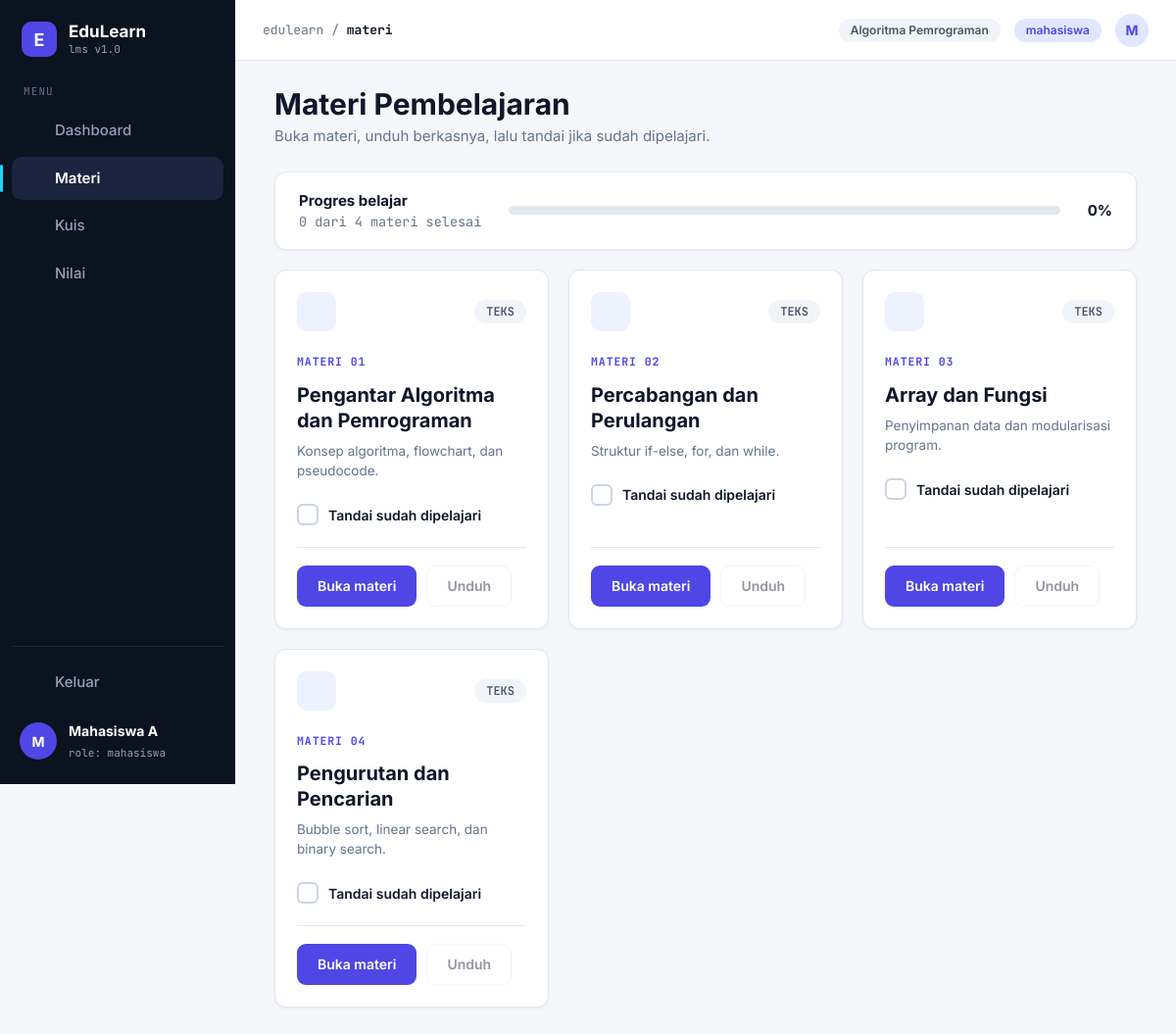
Page /materi.php (signed in) on the committed database.
### tables this page shows
CREATE TABLE materi (
  id          INT AUTO_INCREMENT PRIMARY KEY,
  judul       VARCHAR(150) NOT NULL,
  isi_teks    TEXT NOT NULL,
  file_path   VARCHAR(255) NULL,
  dibuat_oleh INT NOT NULL,
  created_at  DATETIME NOT NULL DEFAULT CURRENT_TIMESTAMP,
  FOREIGN KEY (dibuat_oleh) REFERENCES users(id)
);

### materi.php (the view, shortened to what this page needs)
<?php
require __DIR__ . '/config.php';
$stmt = $db->prepare('SELECT m.*, COALESCE(p.selesai, 0) AS selesai
                      FROM materi m
                      LEFT JOIN progres_materi p ON p.materi_id = m.id AND p.user_id = ?
                      ORDER BY m.id');
$stmt->execute([user()['id']]);
$daftar = $stmt->fetchAll();
$total   = count($daftar);
$selesai = 0;
foreach ($daftar as $m) {
    $selesai += $m['selesai'];
}
$persen = $total ? round($selesai / $total * 100) : 0;
require __DIR__ . '/includes/header.php';
?>
<h1>Materi Pembelajaran</h1>
<p class="sub">Buka materi, unduh berkasnya, lalu tandai jika sudah dipelajari.</p>
<div class="kartu progres">
    <div>
        <strong>Progres belajar</strong>
        <div class="mono ket"><?= $selesai ?> dari <?= $total ?> materi selesai</div>
    </div>
    <div class="bar"><span style="width: <?= $persen ?>%"></span></div>
    <strong><?= $persen ?>%</strong>
</div>
<div class="grid-3">
    <?php foreach ($daftar as $no => $m): ?>
        <div class="kartu kartu-materi">
            <div class="baris-antar">
                <span class="ikon-kotak"><?= ikon('berkas') ?></span>
                <span class="pil pil-abu mono"><?= e(jenis_berkas($m['file_path'])) ?></span>
            </div>
            <div class="label-kecil biru">MATERI <?= sprintf('%02d', $no + 1) ?></div>
            <h3><?= e($m['judul']) ?></h3>
            <p class="ket ringkas"><?= e(strtok($m['isi_teks'], "\n")) ?></p>
            <form method="post" action="<?= url('materi_tandai.php') ?>" class="centang">
                <label>
                    <span class="kotak"><?= ikon('cek') ?></span> Tandai sudah dipelajari
                </label>
            </form>
            <div class="aksi">
                <a class="btn btn-primer" href="<?= url('materi_baca.php?id=' . $m['id']) ?>">Buka materi</a>
                <?php if ($m['file_path']): ?>
                    <a class="btn btn-garis" href="<?= url('unduh.php?id=' . $m['id']) ?>">Unduh</a>
                <?php else: ?>
                    <span class="btn btn-garis mati">Unduh</span>
                <?php endif; ?>
            </div>
        </div>
    <?php endforeach; ?>
</div>
<?php require __DIR__ . '/includes/footer.php'; ?>

### includes/fungsi.php (shortened to what this page needs)
<?php
function e($teks) {
    return htmlspecialchars((string)$teks, ENT_QUOTES, 'UTF-8');
}
function url($path = '') {
    return BASE_URL . '/' . ltrim($path, '/');
}
function jenis_berkas($file_path) {
    return $file_path ? strtoupper(pathinfo($file_path, PATHINFO_EXTENSION)) : 'TEKS';
}
function ikon($nama) {
    $bentuk = [
        'dashboard' => '<rect x="3" y="3" width="7" height="7" rx="1"/><rect x="14" y="3" width="7" height="7" rx="1"/><rect x="14" y="14" width="7" height="7" rx="1"/><rect x="3" y="14" width="7" height="7" rx="1"/>',
        'buku'      => '<path d="M2 3h6a4 4 0 0 1 4 4v14a3 3 0 0 0-3-3H2z"/><path d="M22 3h-6a4 4 0 0 0-4 4v14a3 3 0 0 1 3-3h7z"/>',
        'kuis'      => '<path d="m9 11 3 3L22 4"/><path d="M21 12v7a2 2 0 0 1-2 2H5a2 2 0 0 1-2-2V5a2 2 0 0 1 2-2h11"/>',
        'nilai'     => '<path d="M3 3v18h18"/><path d="M18 17V9"/><path d="M13 17V5"/><path d="M8 17v-3"/>',
        'keluar'    => '<path d="M9 21H5a2 2 0 0 1-2-2V5a2 2 0 0 1 2-2h4"/><path d="m16 17 5-5-5-5"/><path d="M21 12H9"/>',
        'berkas'    => '<path d="M14 2H6a2 2 0 0 0-2 2v16a2 2 0 0 0 2 2h12a2 2 0 0 0 2-2V8z"/><path d="M14 2v6h6"/>',
        'cek'       => '<path d="M20 6 9 17l-5-5"/>',
        'x'         => '<path d="M18 6 6 18"/><path d="m6 6 12 12"/>',
        'jam'       => '<circle cx="12" cy="12" r="10"/><path d="M12 6v6l4 2"/>',
        'user'      => '<path d="M19 21v-2a4 4 0 0 0-4-4H9a4 4 0 0 0-4 4v2"/><circle cx="12" cy="7" r="4"/>',
        'menu'      => '<path d="M3 12h18M3 6h18M3 18h18"/>',
    ];
    return '<svg class="ikon" viewBox="0 0 24 24" fill="none" stroke="currentColor" stroke-width="2" stroke-linecap="round" stroke-linejoin="round" aria-hidden="true">'
        . ($bentuk[$nama] ?? '') . '</svg>';
}

### assets/css/style.css (style rules this page uses)
:root { --primer: #4F46E5; --primer-muda: #EEF2FF; --primer-muda2: #E0E7FF; --gelap: #0F172A; --abu: #64748B; --abu-muda: #94A3B8; --garis: #E2E8F0; --latar: #F5F7FB; --cyan: #22D3EE; --teal: #0D9488; --font: Inter, 'Segoe UI', Arial, sans-serif; --mono: 'JetBrains Mono', 'DejaVu Sans Mono', Consolas, monospace; }
* { box-sizing: border-box; }
body { margin: 0; font-family: var(--font); background: var(--latar); color: var(--gelap); font-size: 15px; line-height: 1.5; }
h1 { font-size: 30px; line-height: 1.2; margin: 0 0 4px; }
h3 { font-size: 17px; margin: 0; }
a { color: inherit; text-decoration: none; }
.mono { font-family: var(--mono); font-size: 13px; }
.ket { color: var(--abu); font-size: 13.5px; margin: 0; }
.sub { color: var(--abu); margin: 0 0 24px; }
.biru { color: var(--primer); }
.label-kecil { font-family: var(--mono); font-size: 11.5px; letter-spacing: .08em; font-weight: 700; color: var(--abu); }
.label-kecil.biru { color: var(--primer); }
.ikon { width: 18px; height: 18px; flex: none; }
.kartu { background: #fff; border: 1px solid var(--garis); border-radius: 12px; box-shadow: 0 1px 3px rgba(15,23,42,.06); }
.btn { display: inline-block; padding: 10px 20px; border-radius: 9px; border: 1.5px solid transparent; font: 600 14px var(--font); cursor: pointer; text-align: center; line-height: 1.4; }
.btn-primer { background: var(--primer); color: #fff; }
.btn-garis { background: #fff; border-color: var(--garis); color: var(--gelap); }
.btn:disabled, .btn.mati { opacity: .45; cursor: not-allowed; pointer-events: none; }
.pil { display: inline-block; padding: 3px 12px; border-radius: 99px; font-size: 12px; font-weight: 600; white-space: nowrap; }
.pil-abu { background: #F1F5F9; color: #475569; }
.ikon-kotak { width: 40px; height: 40px; border-radius: 10px; display: grid; place-items: center; background: var(--primer-muda); color: var(--primer); flex: none; }
.baris-antar { display: flex; justify-content: space-between; align-items: center; gap: 12px; flex-wrap: wrap; }
.aksi { display: flex; gap: 10px; flex-wrap: wrap; align-items: center; }
.grid-3 { display: grid; grid-template-columns: repeat(3, 1fr); gap: 20px; }
.progres { display: grid; grid-template-columns: auto 1fr auto; align-items: center; gap: 28px; padding: 18px 24px; margin-bottom: 20px; }
.bar { height: 9px; background: var(--garis); border-radius: 99px; overflow: hidden; }
.kartu-materi { padding: 22px; display: flex; flex-direction: column; gap: 8px; }
.kartu-materi h3 { font-size: 20px; line-height: 1.3; margin-top: 4px; }
.kartu-materi .ringkas { margin-bottom: 8px; }
.kartu-materi .aksi { margin-top: auto; padding-top: 18px; border-top: 1px solid var(--garis); }
.kartu-materi .baris-antar { margin-bottom: 14px; }
.centang { margin: 8px 0 14px; }
.centang label { display: flex; align-items: center; gap: 10px; font-weight: 600; font-size: 14px; cursor: pointer; position: relative; margin: 0; }
.kotak { width: 22px; height: 22px; border: 2px solid #CBD5E1; border-radius: 6px; display: grid; place-items: center; color: transparent; }
.kotak .ikon { width: 14px; height: 14px; stroke-width: 3; }

### rows in the picture
materi: file_path "TEKS", judul "Pengantar Algoritma dan Pemrograman", isi_teks "Konsep algoritma, flowchart, dan pseudocode.", shows "Unduh"
materi: file_path "TEKS", judul "Percabangan dan Perulangan", isi_teks "Struktur if-else, for, dan while.", shows "Unduh"
materi: file_path "TEKS", judul "Array dan Fungsi", isi_teks "Penyimpanan data dan modularisasi program.", shows "Unduh"
materi: file_path "TEKS", judul "Pengurutan dan Pencarian", isi_teks "Bubble sort, linear search, dan binary search.", shows "Unduh"

### other values in the picture
$nama "Dashboard"
$nama "Materi"
$nama "Kuis"
$nama "Nilai"
inisial($u['nama']) "M"
$u['nama'] "Mahasiswa A"
$u['role'] "mahasiswa"
$c "materi"
NAMA_MATKUL "Algoritma Pemrograman"
$selesai "0"
$total "4"
$persen "0"
